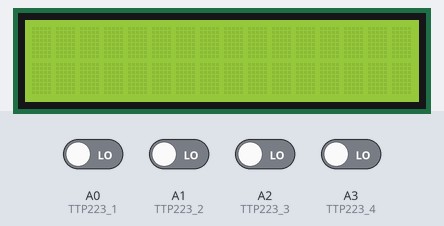
Bench run of a sketch on a simulated Arduino Uno, built with avr-gcc and run on an emulated ATmega328P. Shown: 16×2 character LCD. The inputs (shaded band) are chosen by the test bench; at power-on: A0 (TTP223_1), A1 (TTP223_2), A2 (TTP223_3), A3 (TTP223_4) LOW.

Above: at 1.2 s.
1.3 s: A0 (TTP223_1) driven HIGH
At 2.5 s:
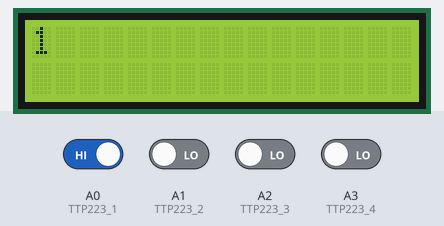
2.8 s: A1 (TTP223_2) driven HIGH
At 3.3 s:
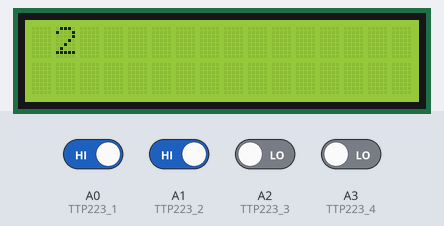
5.8 s: A2 (TTP223_3) driven HIGH
At 6.9 s:
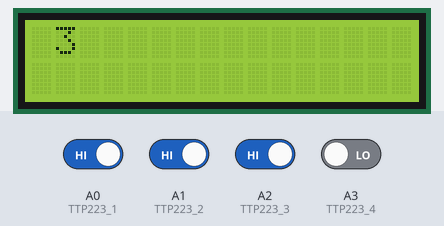
8.8 s: A3 (TTP223_4) driven HIGH
At 10.0 s:
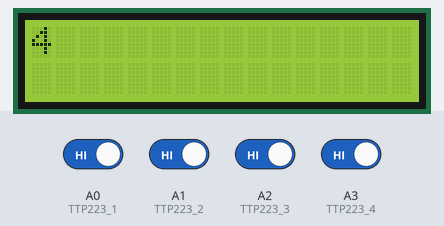
Timing chart, 0 to 11.8 s (numbered marks = the images above; inputs shaded):
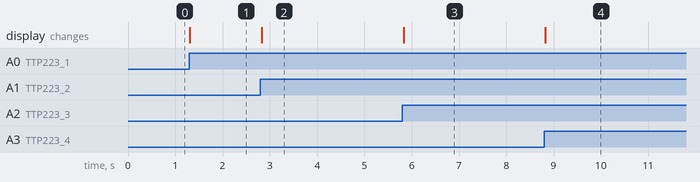

Measured:
- after the input at 1.3 s, the display: changes at once (image 1)
- after the input at 2.8 s, the display: changes at once (image 2)
- after the input at 5.8 s, the display: changes at once (image 3)
- after the input at 8.8 s, the display: changes at once (image 4)

The sketch:

Touchs.ino
```cpp
#include <LiquidCrystal_I2C.h>
#include <Wire.h>

#define TTP223_1 A0 //Suma 8 para la izquierda o derecha
#define TTP223_2 A1 //Resta 9 para la derecha o izquierda
#define TTP223_3 A2
#define TTP223_4 A3

LiquidCrystal_I2C lcd(0x3F, 16, 2);

int dato_1;
int dato_2;
int dato_3;
int dato_4;

void setup() {

  Serial.begin(9600);

  pinMode(TTP223_1, INPUT);
  pinMode(TTP223_2, INPUT);
  pinMode(TTP223_3, INPUT);
  pinMode(TTP223_4, INPUT);

  lcd.init();
  lcd.backlight();

}

void loop() {

  if(digitalRead(TTP223_1) == HIGH){

    lcd.clear();
    lcd.setCursor(0,0);
    lcd.print("1");
  }
    if(digitalRead(TTP223_2) == HIGH){

    lcd.clear();
    lcd.setCursor(0,0);
    lcd.print(" 2");
  }
    if(digitalRead(TTP223_3) == HIGH){

    lcd.clear();
    lcd.setCursor(0,0);
    lcd.print(" 3");
  }
    if(digitalRead(TTP223_4) == HIGH){

    lcd.clear();
    lcd.setCursor(0,0);
    lcd.print("4");
  }
}
```
